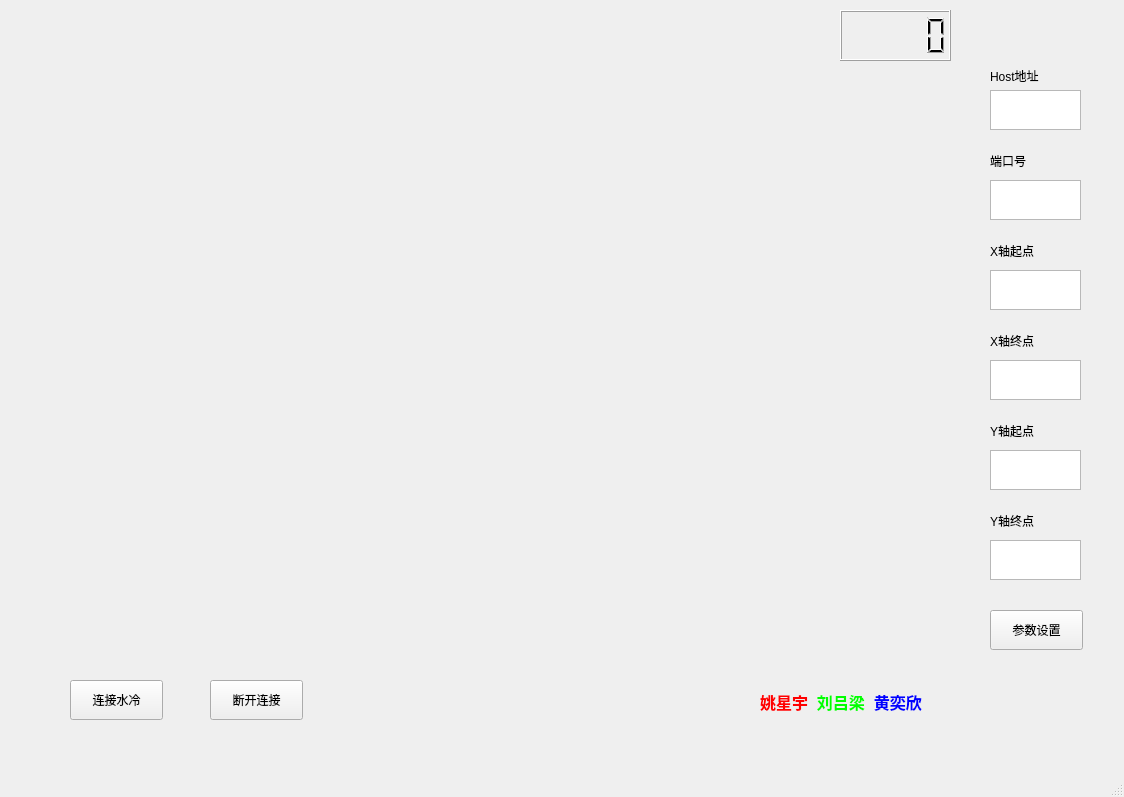
<?xml version="1.0" encoding="UTF-8"?>
<ui version="4.0">
 <class>WaterCoolingInterfaceClass</class>
 <widget class="QMainWindow" name="WaterCoolingInterfaceClass">
  <property name="enabled">
   <bool>true</bool>
  </property>
  <property name="geometry">
   <rect>
    <x>0</x>
    <y>0</y>
    <width>1124</width>
    <height>797</height>
   </rect>
  </property>
  <property name="windowTitle">
   <string>WaterCoolingInterface</string>
  </property>
  <widget class="QWidget" name="centralWidget">
   <widget class="QPushButton" name="pushButton_open">
    <property name="geometry">
     <rect>
      <x>70</x>
      <y>680</y>
      <width>93</width>
      <height>40</height>
     </rect>
    </property>
    <property name="text">
     <string>连接水冷</string>
    </property>
   </widget>
   <widget class="QPushButton" name="pushButton_close">
    <property name="geometry">
     <rect>
      <x>210</x>
      <y>680</y>
      <width>93</width>
      <height>40</height>
     </rect>
    </property>
    <property name="text">
     <string>断开连接</string>
    </property>
   </widget>
   <widget class="QCustomPlot" name="graph" native="true">
    <property name="geometry">
     <rect>
      <x>62</x>
      <y>70</y>
      <width>900</width>
      <height>600</height>
     </rect>
    </property>
   </widget>
   <widget class="QLabel" name="label_connected">
    <property name="geometry">
     <rect>
      <x>70</x>
      <y>10</y>
      <width>91</width>
      <height>51</height>
     </rect>
    </property>
    <property name="text">
     <string>&lt;html&gt;&lt;head/&gt;&lt;body&gt;&lt;p&gt;&lt;br/&gt;&lt;/p&gt;&lt;/body&gt;&lt;/html&gt;</string>
    </property>
    <property name="textFormat">
     <enum>Qt::RichText</enum>
    </property>
    <property name="alignment">
     <set>Qt::AlignLeading|Qt::AlignLeft|Qt::AlignVCenter</set>
    </property>
    <property name="wordWrap">
     <bool>false</bool>
    </property>
   </widget>
   <widget class="QLCDNumber" name="temperature">
    <property name="geometry">
     <rect>
      <x>840</x>
      <y>10</y>
      <width>111</width>
      <height>51</height>
     </rect>
    </property>
   </widget>
   <widget class="QPlainTextEdit" name="plainTextEdit_host_address">
    <property name="geometry">
     <rect>
      <x>990</x>
      <y>90</y>
      <width>91</width>
      <height>40</height>
     </rect>
    </property>
   </widget>
   <widget class="QPushButton" name="pushButton_set_parameter">
    <property name="geometry">
     <rect>
      <x>990</x>
      <y>610</y>
      <width>93</width>
      <height>40</height>
     </rect>
    </property>
    <property name="text">
     <string>参数设置</string>
    </property>
   </widget>
   <widget class="QLabel" name="label_host_address">
    <property name="geometry">
     <rect>
      <x>990</x>
      <y>65</y>
      <width>91</width>
      <height>21</height>
     </rect>
    </property>
    <property name="text">
     <string>Host地址</string>
    </property>
   </widget>
   <widget class="QPlainTextEdit" name="plainTextEdit_port">
    <property name="geometry">
     <rect>
      <x>990</x>
      <y>180</y>
      <width>91</width>
      <height>40</height>
     </rect>
    </property>
   </widget>
   <widget class="QLabel" name="label_port">
    <property name="geometry">
     <rect>
      <x>990</x>
      <y>150</y>
      <width>91</width>
      <height>21</height>
     </rect>
    </property>
    <property name="text">
     <string>端口号</string>
    </property>
   </widget>
   <widget class="QPlainTextEdit" name="plainTextEdit_x_axis_start_point">
    <property name="geometry">
     <rect>
      <x>990</x>
      <y>270</y>
      <width>91</width>
      <height>40</height>
     </rect>
    </property>
   </widget>
   <widget class="QLabel" name="label_x_axis_start_point">
    <property name="geometry">
     <rect>
      <x>990</x>
      <y>240</y>
      <width>91</width>
      <height>21</height>
     </rect>
    </property>
    <property name="text">
     <string>X轴起点</string>
    </property>
   </widget>
   <widget class="QPlainTextEdit" name="plainTextEdit_y_axis_start_point">
    <property name="geometry">
     <rect>
      <x>990</x>
      <y>450</y>
      <width>91</width>
      <height>40</height>
     </rect>
    </property>
   </widget>
   <widget class="QLabel" name="label_y_axis_start_point">
    <property name="geometry">
     <rect>
      <x>990</x>
      <y>420</y>
      <width>91</width>
      <height>21</height>
     </rect>
    </property>
    <property name="text">
     <string>Y轴起点</string>
    </property>
   </widget>
   <widget class="QPlainTextEdit" name="plainTextEdit_y_axis_end_point">
    <property name="geometry">
     <rect>
      <x>990</x>
      <y>540</y>
      <width>91</width>
      <height>40</height>
     </rect>
    </property>
   </widget>
   <widget class="QLabel" name="label_y_axis_end_point">
    <property name="geometry">
     <rect>
      <x>990</x>
      <y>510</y>
      <width>91</width>
      <height>21</height>
     </rect>
    </property>
    <property name="text">
     <string>Y轴终点</string>
    </property>
   </widget>
   <widget class="QLabel" name="label_x_axis_end_point">
    <property name="geometry">
     <rect>
      <x>990</x>
      <y>330</y>
      <width>91</width>
      <height>21</height>
     </rect>
    </property>
    <property name="text">
     <string>X轴终点</string>
    </property>
   </widget>
   <widget class="QPlainTextEdit" name="plainTextEdit_x_axis_end_point">
    <property name="geometry">
     <rect>
      <x>990</x>
      <y>360</y>
      <width>91</width>
      <height>40</height>
     </rect>
    </property>
   </widget>
   <widget class="QLabel" name="label_signature">
    <property name="geometry">
     <rect>
      <x>760</x>
      <y>690</y>
      <width>421</width>
      <height>51</height>
     </rect>
    </property>
    <property name="text">
     <string>&lt;!DOCTYPE HTML PUBLIC &quot;-//W3C//DTD HTML 4.0//EN&quot; &quot;http://www.w3.org/TR/REC-html40/strict.dtd&quot;&gt;
&lt;html&gt;&lt;head&gt;&lt;meta name=&quot;qrichtext&quot; content=&quot;1&quot; /&gt;&lt;style type=&quot;text/css&quot;&gt;
p, li { white-space: pre-wrap; }
&lt;/style&gt;&lt;/head&gt;&lt;body style=&quot; font-family:'SimSun'; font-size:9pt; font-weight:400; font-style:normal;&quot;&gt;
&lt;p style=&quot; margin-top:0px; margin-bottom:0px; margin-left:0px; margin-right:0px; -qt-block-indent:0; text-indent:0px;&quot;&gt;&lt;span style=&quot; font-size:12pt; font-weight:600; color:#ff0000;&quot;&gt;姚星宇  &lt;/span&gt;&lt;span style=&quot; font-size:12pt; font-weight:600; color:#00ff00;&quot;&gt;刘吕梁  &lt;/span&gt;&lt;span style=&quot; font-size:12pt; font-weight:600; color:#0000ff;&quot;&gt;黄奕欣&lt;/span&gt;&lt;/p&gt;&lt;/body&gt;&lt;/html&gt;</string>
    </property>
    <property name="alignment">
     <set>Qt::AlignLeading|Qt::AlignLeft|Qt::AlignTop</set>
    </property>
   </widget>
   <zorder>graph</zorder>
   <zorder>pushButton_close</zorder>
   <zorder>pushButton_open</zorder>
   <zorder>label_connected</zorder>
   <zorder>temperature</zorder>
   <zorder>plainTextEdit_host_address</zorder>
   <zorder>pushButton_set_parameter</zorder>
   <zorder>label_host_address</zorder>
   <zorder>plainTextEdit_port</zorder>
   <zorder>label_port</zorder>
   <zorder>plainTextEdit_x_axis_start_point</zorder>
   <zorder>label_x_axis_start_point</zorder>
   <zorder>plainTextEdit_y_axis_start_point</zorder>
   <zorder>label_y_axis_start_point</zorder>
   <zorder>plainTextEdit_y_axis_end_point</zorder>
   <zorder>label_y_axis_end_point</zorder>
   <zorder>label_x_axis_end_point</zorder>
   <zorder>plainTextEdit_x_axis_end_point</zorder>
   <zorder>label_signature</zorder>
  </widget>
  <widget class="QStatusBar" name="statusBar"/>
 </widget>
 <layoutdefault spacing="6" margin="11"/>
 <customwidgets>
  <customwidget>
   <class>QCustomPlot</class>
   <extends>QWidget</extends>
   <header>qcustomplot.h</header>
   <container>1</container>
  </customwidget>
 </customwidgets>
 <resources>
  <include location="watercoolinginterface.qrc"/>
 </resources>
 <connections/>
</ui>
